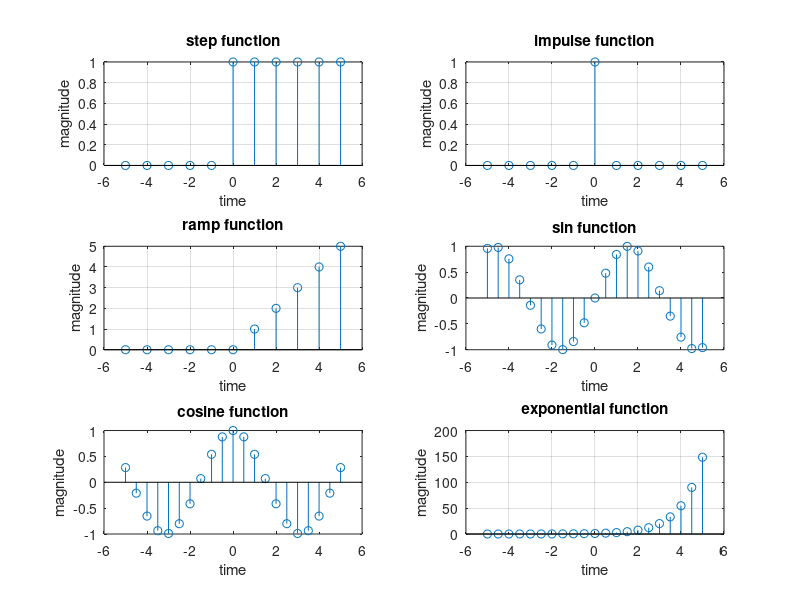

Write MATLAB code to recreate this figure.
clc;
close all;
clear all;
%%stpe function
n=-5:5;
e=[zeros(1,5) ones(1,6)];
subplot(321);
stem(n,e); grid on;
title('step function');
xlabel('time');
ylabel('magnitude');

%%impulse function
e=[zeros(1,5) ones(1,1) zeros(1,5)];
subplot(322);
stem(n,e); grid on;
title('impulse function');
xlabel('time');
ylabel('magnitude');

%%ramp function
e=[zeros(1,5) ones(1,6)];
u=n.*e;
subplot(323);
stem(n,u); grid on;
title('ramp function');
xlabel('time');
ylabel('magnitude');

%%sin function
n=-5:0.5:5;
u=sin(n);
subplot(324);
stem(n,u);
title('sin function');
xlabel('time');
ylabel('magnitude');
%%cosine function
n=-5:0.5:5;
u=cos(n);
subplot(325);
stem(n,u);
title('cosine function');
xlabel('time');
ylabel('magnitude');

%%exponential function
n=-5:0.5:5;
u=exp(n);
subplot(326);
stem(n,u);grid on;
title('exponential function');
xlabel('time');
ylabel('magnitude');
